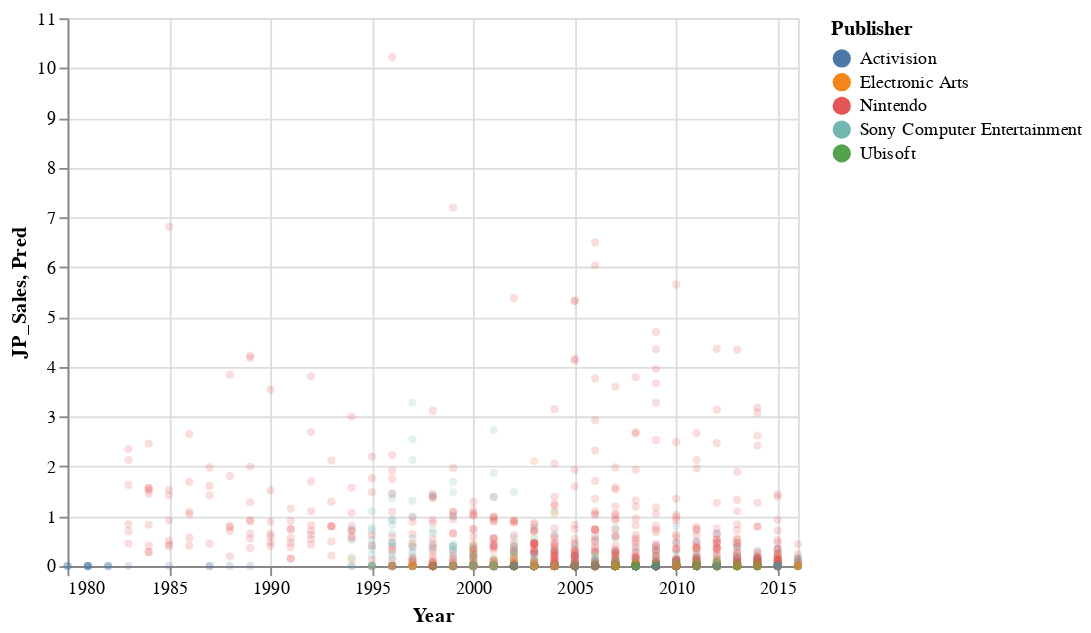

This figure's notebook cell:
### Markdown cell above
We can see from the coefficients that the coefficient for year is negative; meaning video games got less popular over time in Japan. We can also see that Japanese sales are higher for Nintendo games. In terms of genre, we can see that role-playing games are popular in Japan (likely due to the immense success of Pokemon).

We can graph the prediction line on top of the data.

### Code cell
sel2 = alt.selection_single(fields=["Publisher"], bind="legend", empty="none")

c3 = alt.Chart(df2).mark_circle().encode(
    x='Year',
    y='JP_Sales',
    color='Publisher',
    tooltip = ["Name", "Publisher", "Genre"],
    opacity=alt.condition(sel2, alt.value(1), alt.value(0.2)),
    size=alt.condition(sel2, alt.value(60), alt.value(20)),
).add_selection(sel2)

c4 = alt.Chart(df2).mark_line(color='black').encode(
    x='Year',
    y='Pred'
).transform_filter(
    sel2
)

c3+c4

### Figure 1 — Vega-Lite specification as saved in the notebook (floating-point values rounded to 4 significant figures; data arrays with more than 128 entries replaced by an {"elided": "..."} marker saying what was removed)
{"config": {"view": {"continuousWidth": 400, "continuousHeight": 300}}, "layer": [{"mark": "circle", "encoding": {"color": {"field": "Publisher", "type": "nominal"}, "opacity": {"condition": {"value": 1, "selection": "selector002"}, "value": 0.2}, "size": {"condition": {"value": 60, "selection": "selector002"}, "value": 20}, "tooltip": [{"field": "Name", "type": "nominal"}, {"field": "Publisher", "type": "nominal"}, {"field": "Genre", "type": "nominal"}], "x": {"field": "Year", "type": "temporal"}, "y": {"field": "JP_Sales", "type": "quantitative"}}, "selection": {"selector002": {"type": "single", "fields": ["Publisher"], "bind": "legend", "empty": "none"}}}, {"mark": {"type": "line", "color": "black"}, "encoding": {"x": {"field": "Year", "type": "temporal"}, "y": {"field": "Pred", "type": "quantitative"}}, "transform": [{"filter": {"selection": "selector002"}}]}], "data": {"name": "data-d2dd1010ab375e1b5cb7057d5f91bbd2"}, "$schema": "https://vega.github.io/schema/vega-lite/v4.17.0.json", "datasets": {"data-d2dd1010ab375e1b5cb7057d5f91bbd2": {"elided": "2316 records"}}}
